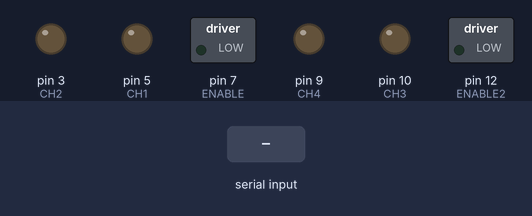
The sketch below on a simulated Arduino Uno, built with avr-gcc and run on an emulated ATmega328P. Parts: switched loads named in the sketch (green lamp = pin HIGH), output pins drawn as LEDs (lit = HIGH). Inputs (shaded band) come from the test bench.

Above: at 1.7 s.
1.8 s: "1" received over Serial
At 3.1 s:
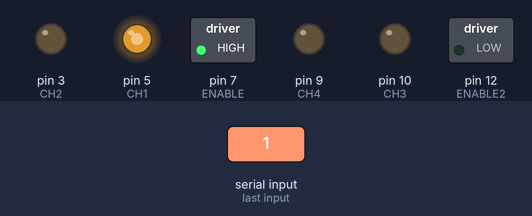
3.4 s: "0" received over Serial
At 4.4 s:
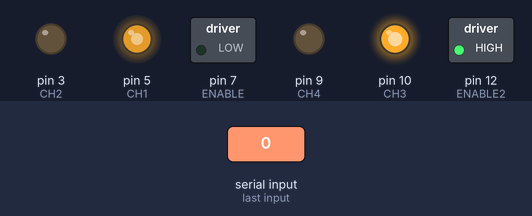
4.9 s: "2" received over Serial
At 5.6 s:
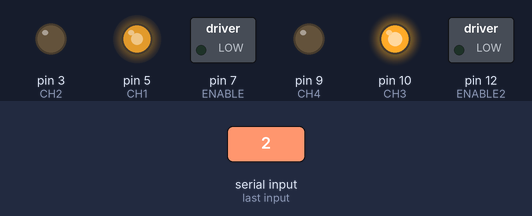
6.4 s: "1" received over Serial
At 6.8 s:
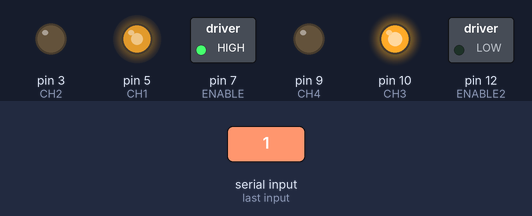
Timing chart, 0 to 9.0 s (numbered marks = the images above; inputs shaded):
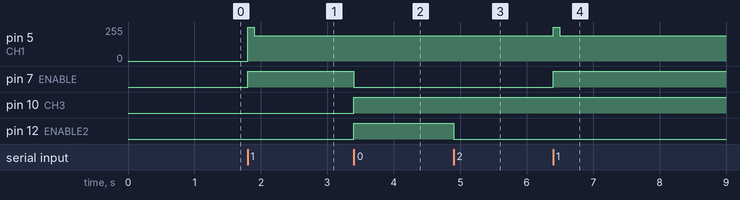

The sketch:

puropera_tes.ino
```cpp
//Lesson 26 DCモータ編
//https://omoroya.com/

// 電子部品は電源モジュールとドライバIC（L293D）を使用

// 変数の設定
const int ENABLE = 7;
const int CH1 = 5;
const int CH2 = 3;
const int ENABLE2 = 12;
const int CH3 = 10;
const int CH4 = 9;

void setup() {
  //Pinの方向を定義
  pinMode(ENABLE,OUTPUT); // 7番ピンをOUTPUT指定
  pinMode(CH1,OUTPUT);    // 5番ピンをOUTPUT指定
  pinMode(CH2,OUTPUT);    // 3版ピンをOUTPUT指定

  pinMode(ENABLE2,OUTPUT); // 8番ピンをOUTPUT指定
  pinMode(CH3,OUTPUT);    // 11番ピンをOUTPUT指定
  pinMode(CH4,OUTPUT);    // 10版ピンをOUTPUT指定
  Serial.begin(9600);

  // 初期化 DCモータが突然動きださないように
  digitalWrite(ENABLE,LOW); // disable
  digitalWrite(ENABLE2,LOW); // disable
  delay(500);
}

void loop() {
  if (Serial.available() > 0 )     // 受信したデータが存在した場合以下を実行
  {
    char val = Serial.read();      // char文字として受信データの読み込み

    // CH1をPWM制御するこで回転スピードを調整
    // 4の場合 低速回転
    if (val == '1')
    {
      //Serial.println("4:PWM Low speed");
      digitalWrite(ENABLE2,LOW); // disable
      digitalWrite(ENABLE,HIGH); // enable on
      analogWrite(CH1,255);      // 低速で回転させるためのきっかけ
      delay(100);                // 低速で回転させるための調整時間
      analogWrite(CH1,190);      // CH1をパルス変調 約50%
      digitalWrite(CH2,LOW);     // CH2はLow固定
    }

    else if (val == '0')
    {
      //Serial.println("0:STOP");
      digitalWrite(ENABLE,LOW); // disable
      digitalWrite(ENABLE2,HIGH); // enable on
      analogWrite(CH3,255);      // 低速で回転させるためのきっかけ
      delay(100);                // 低速で回転させるための調整時間
      analogWrite(CH3,255);      // CH1をパルス変調 約50%
      digitalWrite(CH4,LOW);     // CH2はLow固定
    }


    // 0の場合 停止
    else if (val == '2')
    {
      //Serial.println("0:STOP");
      digitalWrite(ENABLE,LOW); // disable
      digitalWrite(ENABLE2,LOW); // disable
    }


  }
}
```

Measured:
- after the input at 1.8 s, pin 5 (CH1): 0/255 → 255/255 at once, → 190/255 0.10 s later; pin 7 (ENABLE): LOW → HIGH at once
- after the input at 3.4 s, pin 7 (ENABLE): HIGH → LOW at once; pin 10 (CH3), pin 12 (ENABLE2): LOW → HIGH at once
- after the input at 4.9 s, pin 12 (ENABLE2): HIGH → LOW at once
- after the input at 6.4 s, pin 5 (CH1): 190/255 → 255/255 at once, → 190/255 0.10 s later; pin 7 (ENABLE): LOW → HIGH at once
